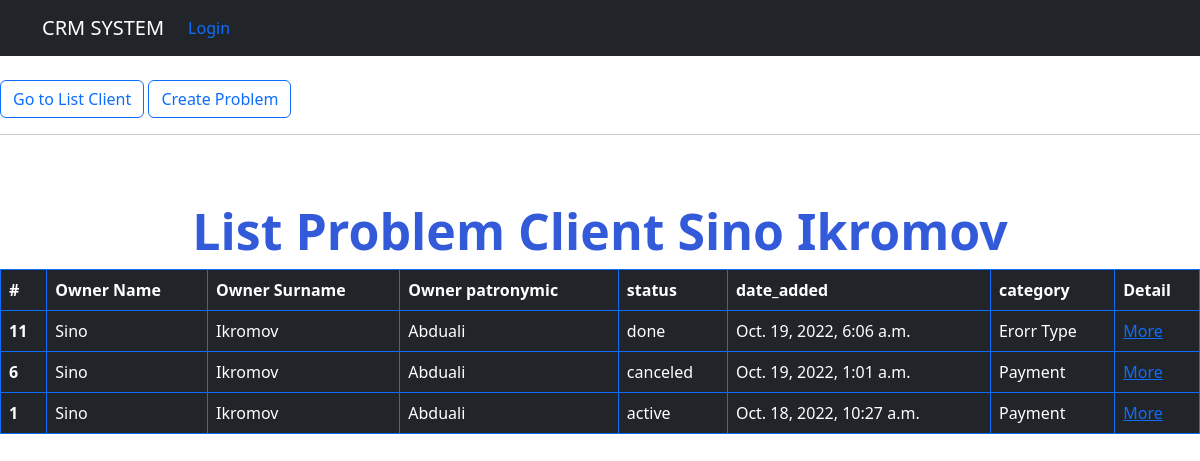
/1/, run on the app's committed database.
### agents/models.py (models this page shows, shortened)
class Client(models.Model):
    GENDER = (
        ('male', 'male'),
        ('female', 'female')
    )
    first_name = models.CharField(max_length=100)
    last_name = models.CharField(max_length=100)
    patronymic = models.CharField(max_length=100)
    was_born = models.DateField(default=2003)
    gender = models.CharField(max_length=100, choices=GENDER)
    age = models.IntegerField(default=0)
    date_added = models.DateTimeField(auto_now_add=True)
    phone_number = models.CharField(max_length=20)
    email = models.EmailField()
    class Meta:
        ordering = ('-date_added',)

class Problem(models.Model):
    STATUS_PROBLEM = (
        ('active', 'active'),
        ('canceled', 'canceled'),
        ('done', 'done')
    )
    description = models.TextField('description')
    category = models.ForeignKey(Category, verbose_name='category', on_delete=models.CASCADE)
    status = models.CharField('Status', max_length=100, choices=STATUS_PROBLEM)
    date_added = models.DateTimeField('created_at', auto_now_add=True)
    client = models.ForeignKey("Client", on_delete=models.CASCADE)
    class Meta:
        ordering = ('-date_added',)

class Category(models.Model):
    title = models.CharField('category', max_length=150)

### client/views.py (the view)
# urls.py: path('<int:pk>/', DetailClientView, name='detail_client'),
def DetailClientView(request, pk):
    client = Client.objects.get(pk=pk)
    queryset = Problem.objects.filter(client=client)
    context = {
        'client': client,
        'list_problem': queryset
    }
    return render(request, 'client/detail_client.html', context=context)

### templates/client/detail_client.html (shortened to what this page needs)
{% extends "base.html" %}
{% block content %}
<br>
<a class="btn btn-outline-primary" href="{% url 'list_client' %}"
   role="button">Go to List Client
</a>
<a class="btn btn-outline-primary" href="{% url 'create_client_problem' client.pk %}"
   role="button">Create Problem
</a>
<hr/>
<h1 class="list">List Problem Client  {{ client.first_name }} {{ client.last_name }}</h1>
<table class="table table-dark table-hover table-bordered border-primary">
  <thead>
    <tr>
      <th scope="col">#</th>
      <th scope="col">Owner Name </th>
      <th scope="col">Owner Surname </th>
      <th scope="col">Owner patronymic</th>
      <th scope="col">status</th>
      <th scope="col">date_added </th>
      <th scope="col">category</th>
        <th scope="col">Detail</th>
    </tr>
  </thead>
 {% for problem in list_problem %}
  <tbody>
    <tr>
      <th scope="row">{{ problem.pk }}</th>
      <td>{{ problem.client.first_name }}</td>
      <td>{{ problem.client.last_name }}</td>
      <td>{{ problem.client.patronymic }}</td>
      <td>{{ problem.status }}</td>
      <td>{{ problem.date_added }}</td>
      <td>{{ problem.category.title }}</td>
        <td><a href="{% url 'update_problem' problem.pk %}">More</a></td>
    </tr>
  </tbody>
  {% endfor %}
</table>
{% endblock %}

### agents/static/style.css (style rules this page uses)
body { background-color: fufufu; }
.btn { position: relative; padding 10px; }
.list { text-align: center; font-size: 50px; font-weight: 700; padding-top: 50px; color: #335AD9; }

### data on the page
Client: first_name "Sino", last_name "Ikromov"
Problem: pk "11", client.first_name "Sino", client.last_name "Ikromov", client.patronymic "Abduali", status "done", date_added "Oct. 19, 2022, 6:06 a.m.", category "Erorr Type"
Problem: pk "6", client.first_name "Sino", client.last_name "Ikromov", client.patronymic "Abduali", status "canceled", date_added "Oct. 19, 2022, 1:01 a.m.", category "Payment"
Problem: pk "1", client.first_name "Sino", client.last_name "Ikromov", client.patronymic "Abduali", status "active", date_added "Oct. 18, 2022, 10:27 a.m.", category "Payment"
